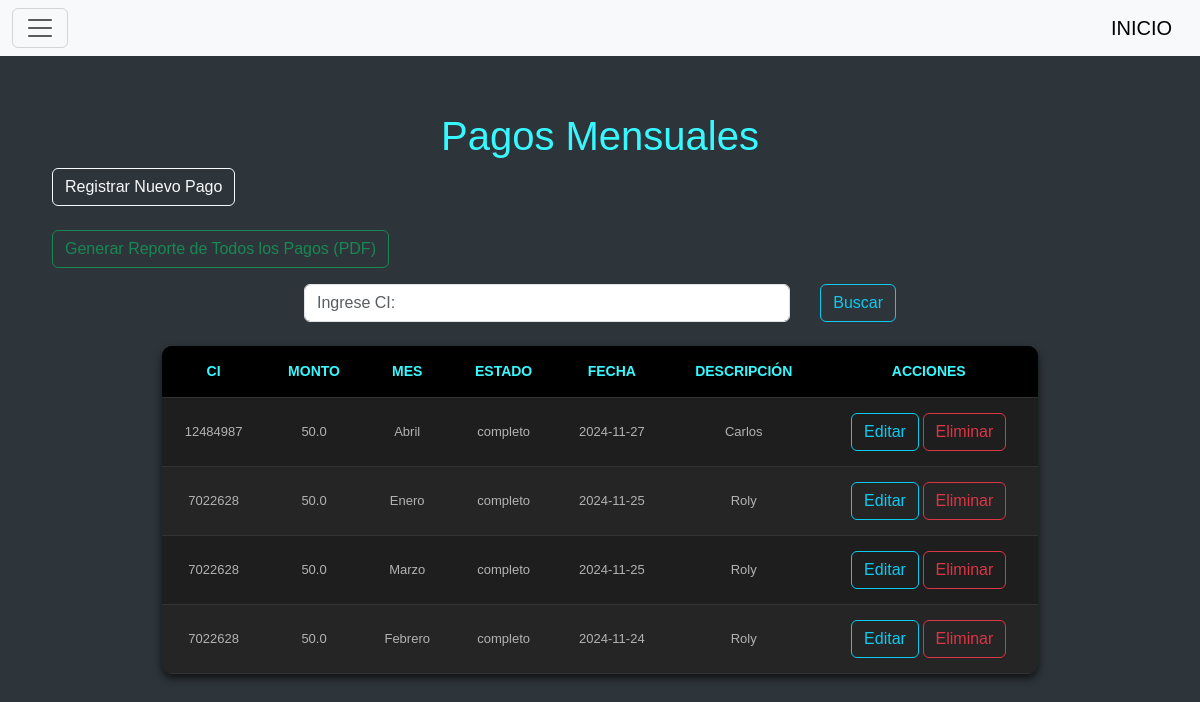
The page /pagos/pago on the database its author committed.
### tables this page shows
CREATE TABLE COUTA_MENSUAL (
            cod_pm INTEGER PRIMARY KEY AUTOINCREMENT,
            ci TEXT NOT NULL,
            monto REAL NOT NULL,
            estado TEXT NOT NULL,
            fecha TEXT NOT NULL,
            descripcion TEXT,
            mes TEXT NOT NULL,
            FOREIGN KEY(ci) REFERENCES afiliado(ci)
        );

### blueprints/pagos/__init__.py (the view)
@pagos_bp.route("/pago")
def index():
    conn = get_db_connection()
    cursor = conn.cursor()
    cursor.execute("SELECT * FROM COUTA_MENSUAL ORDER BY fecha DESC")
    pagos = cursor.fetchall()
    conn.close()
    return render_template("index_pago.html", pagos=pagos)

### blueprints/pagos/__init__.py (called while the page is built)
def get_db_connection():
    conn = sqlite3.connect("star_service.db")
    conn.row_factory = sqlite3.Row
    return conn

### blueprints/pagos/templates/index_pago.html (shortened to what this page needs)
{% include 'header.html' %}
    <div class="container mt-4">
        <h1>Pagos Mensuales</h1>
        <a href="{{ url_for('pagos.create_pago') }}" class="btn btn-outline-light">Registrar Nuevo Pago</a>
        <br><br>
        <a href="{{ url_for('pagos.generar_reporte_pdf') }}" class="btn btn-outline-success">Generar Reporte de Todos los Pagos (PDF)</a>
        <br>
        <form action="{{ url_for('pagos.buscar') }}" method="POST" class="mb-4">
            <br>
            <div class="row g-2 align-items-center">
                <div class="search-container">
                    <input type="text" name="termino" id="termino" class="form-control"
                           value="{{ termino | default('') }}" placeholder="Ingrese CI:" required>
                    <button type="submit" class="btn btn-outline-info">Buscar</button>
                </div>
            </div>
        </form>
        <table class="table-gris">
            <thead>
                <tr>
                    <th>CI</th>
                    <th>Monto</th>
                    <th>Mes</th>
                    <th>Estado</th>
                    <th>Fecha</th>
                    <th>Descripción</th>
                    <th>Acciones</th>
                </tr>
            </thead>
            <tbody>
                {% for pago in pagos %}
                <tr>
                    <td>{{ pago.ci }}</td>
                    <td>{{ pago.monto }}</td>
                    <td>{{ pago.mes }}</td>
                    <td>{{ pago.estado }}</td>
                    <td>{{ pago.fecha }}</td>
                    <td>{{ pago.descripcion }}</td>
                    <td>
                        <a href="{{ url_for('pagos.edit_pago', cod_pm=pago['cod_pm']) }}" class="btn btn-outline-info">Editar</a>
                        <a href="{{ url_for('pagos.delete_pago', cod_pm=pago['cod_pm']) }}" class="btn btn-outline-danger" onclick="return confirm('¿Estás seguro de que deseas eliminar este pago?');">Eliminar</a>
                    </td>
                </tr>
                {% endfor %}
            </tbody>
        </table>
    </div>
{% include 'footer.html' %}

### templates/header.html (style rules this page uses)
body { font-family: sans-serif; margin: 40px; background-color: #2e353a; color: #e0e0e0; }
h1 { text-align: center; color: #37f8ff; }
table { width: 80%; margin: 20px auto; border-collapse: collapse; background-color: #1e1e1e; border-radius: 10px; overflow: hidden; box-shadow: 0 4px 8px rgba(0, 0, 0, 0.7); }
th, td { padding: 15px; text-align: center; border-bottom: 1px solid #333; }
th { background-color: #000000; color: #37f8ff; text-transform: uppercase; font-size: 14px; }
tr:nth-child(even) { background-color: #252525; }
tr:nth-child(odd) { background-color: #1e1e1e; }
td { font-size: 13px; color: #b3b3b3; }
.search-container { display: flex; align-items: center; gap: 30px; max-width: 600px; margin: 0 auto; }
.search-container input { flex: 1; }

### rows shown on the page
COUTA_MENSUAL: ci "12484987", monto "50.0", mes "Abril", estado "completo", fecha "2024-11-27", descripcion "Carlos"
COUTA_MENSUAL: ci "7022628", monto "50.0", mes "Enero", estado "completo", fecha "2024-11-25", descripcion "Roly"
COUTA_MENSUAL: ci "7022628", monto "50.0", mes "Marzo", estado "completo", fecha "2024-11-25", descripcion "Roly"
COUTA_MENSUAL: ci "7022628", monto "50.0", mes "Febrero", estado "completo", fecha "2024-11-24", descripcion "Roly"
